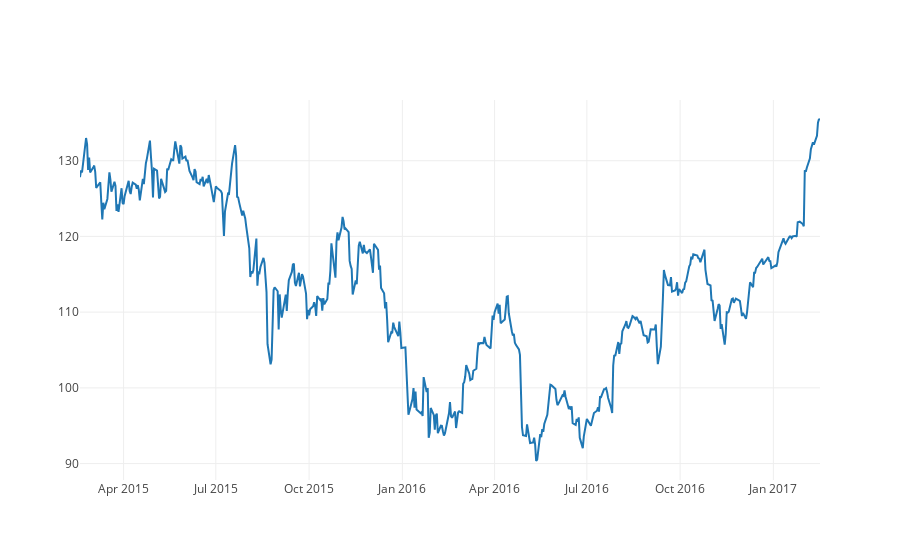

The notebook cell this image was saved under:
### Code cell
import plotly.plotly as py
import plotly.graph_objs as go

import pandas as pd

df = pd.read_csv("https://raw.githubusercontent.com/plotly/datasets/master/finance-charts-apple.csv")

data = [go.Scatter(
          x=df.Date,
          y=df['AAPL.Close'])]

iplot(data)

### Figure 1 — Plotly figure (JSON) as saved in the notebook; plotly's stock layout.template omitted (floating-point values rounded to 4 significant figures; data arrays with more than 128 entries replaced by an {"elided": "..."} marker saying what was removed)
{"data": [{"type": "scatter", "uid": "b6324745-9494-44a9-8ce9-823f06e2f7db", "x": {"elided": "506 str values"}, "y": {"elided": "506 float values"}}], "layout": {}}
